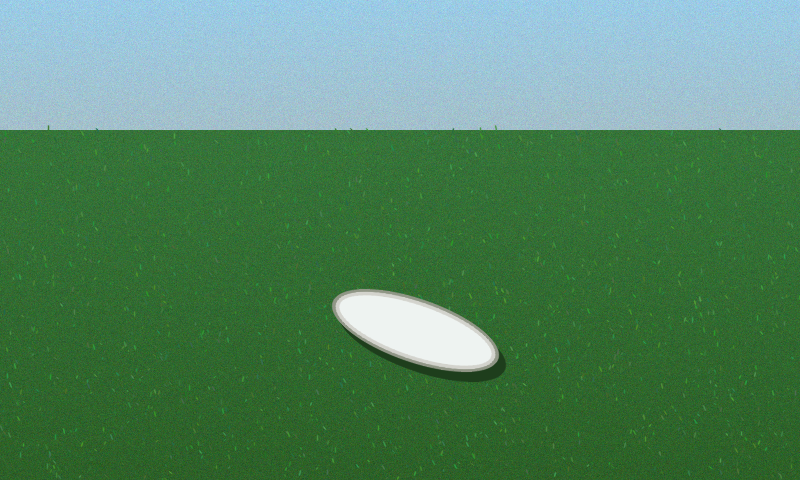
#> input picture Detect/samples/02_angled_white_disc.png, 800 x 480 px
$ jupyter execute ground_frisbee_demo.ipynb   (older library calls are emulated)
#> lines starting #> are read from the running program, lines starting #| are printed output that depends on the picture; after the words box and inside, x2 and y2 are one past the last pixel; in counts of white or black regions, pixels touching at a corner belong together
#> further down, frame is the input picture: shape (480, 800, 3); mean B, G, R 98, 134.2, 83
### Detect/detector/__init__.py
"""White discs detected across the full image with contour ellipses.

This is a classical computer-vision heuristic, not a trained object classifier.
All coordinates refer to the input BGR image.
"""

from __future__ import annotations

from dataclasses import dataclass

import cv2
import numpy as np


@dataclass(frozen=True)
class DetectorSettings:
    rgb_sum_min: int = 160  # R + G + B, range 0-765
    channel_difference_max: int = 55  # max(R,G,B) - min(R,G,B), range 0-255
    min_radius: int = 10
    max_radius: int = 200
    min_ellipse_ratio: float = 0.65
    min_area: int = 150
    min_white_fraction: float = 0.48
    processing_width: int = 640  # landscape width; portrait swaps width/height


@dataclass(frozen=True)
class Candidate:
    center: tuple[int, int]
    axes: tuple[int, int]    # semiaxes, pixels (NOT diameters)
    angle: float           # angle in degrees
    method: str
    score: float           # heuristic 0-1 shape/white match, NOT probability

    # [6 lines left out: function bounds, not called in this run]


def prepare_frame(frame: np.ndarray, processing_width: int = 640) -> np.ndarray:
    """Fit into processing_width × 3/4 width, swapping axes for portrait.

    Black letterboxing preserves the aspect ratio for sources that are not 4:3.
    Candidate coordinates and pixel-based settings refer to this prepared frame.
    """
#> called with processing_width = 640
    if frame is None or frame.ndim != 3 or frame.shape[2] != 3 or not frame.size:
        raise ValueError("Expected a non-empty OpenCV BGR image with three channels")
    height, width = frame.shape[:2]
    if not isinstance(processing_width, int) or processing_width < 4 or processing_width % 4:
        raise ValueError("processing_width must be a positive multiple of 4")
    short_side = processing_width * 3 // 4
    target_width, target_height = (processing_width, short_side) if width >= height else (short_side, processing_width)
    if (width, height) == (target_width, target_height):
        return frame
    scale = min(target_width / width, target_height / height)
    resized_width = max(1, min(target_width, round(width * scale)))
    resized_height = max(1, min(target_height, round(height * scale)))
    resized = cv2.resize(
        frame, (resized_width, resized_height),
        interpolation=cv2.INTER_AREA if scale < 1 else cv2.INTER_LINEAR,
    )
    left = (target_width - resized_width) // 2
    top = (target_height - resized_height) // 2
    return cv2.copyMakeBorder(
        resized, top, target_height - resized_height - top,
        left, target_width - resized_width - left, cv2.BORDER_CONSTANT, value=(0, 0, 0),
    )
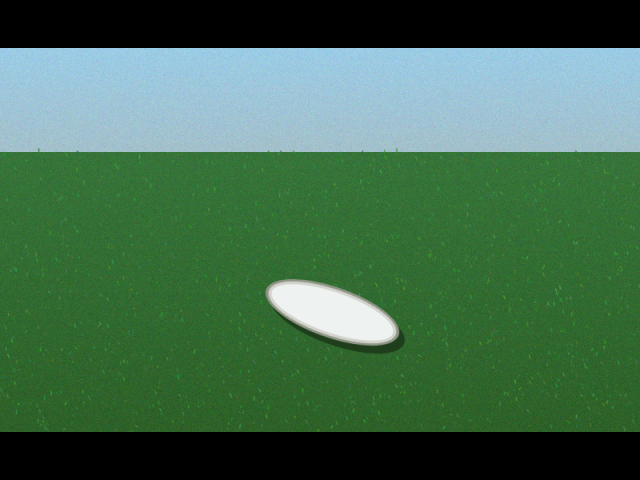
#> returned value: shape (480, 640, 3); mean of channels 0, 1, 2 78.4, 107.4, 66.4; drawn as B, G, R


# [11 lines left out: functions _disk_mask, _fraction_white, not called in this run]


def preprocess(frame: np.ndarray, cfg: DetectorSettings) -> tuple[np.ndarray, np.ndarray]:
    """Return raw RGB threshold mask and cleaned detection mask, both uint8."""
    if frame is None or frame.ndim != 3 or frame.shape[2] != 3:
        raise ValueError("Expected an OpenCV BGR image with three channels")

    # Sum/spread are invariant to BGR channel order. Promote before summing
    # so bright pixels (up to 765) cannot overflow an 8-bit value.
    b, g, r = cv2.split(frame)
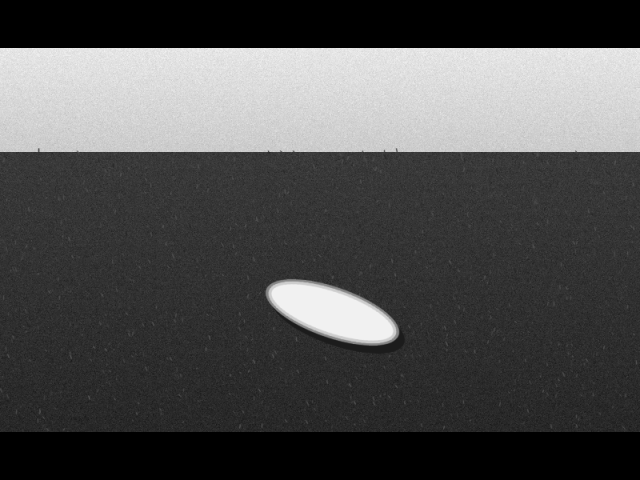
#> b: shape (480, 640); min 0, max 243, mean 78.4
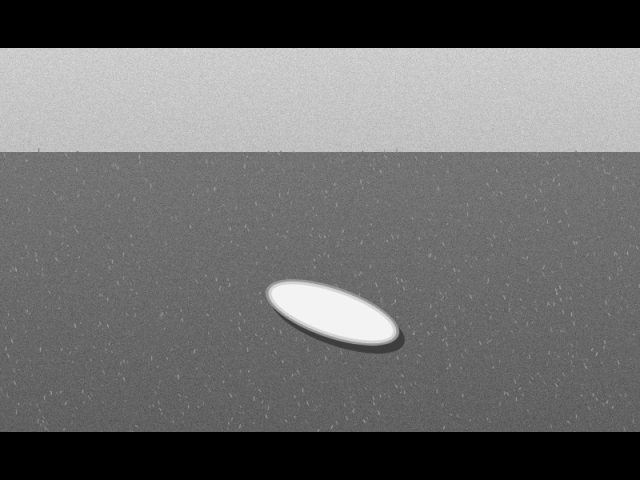
#> g: shape (480, 640); min 0, max 243, mean 107.4
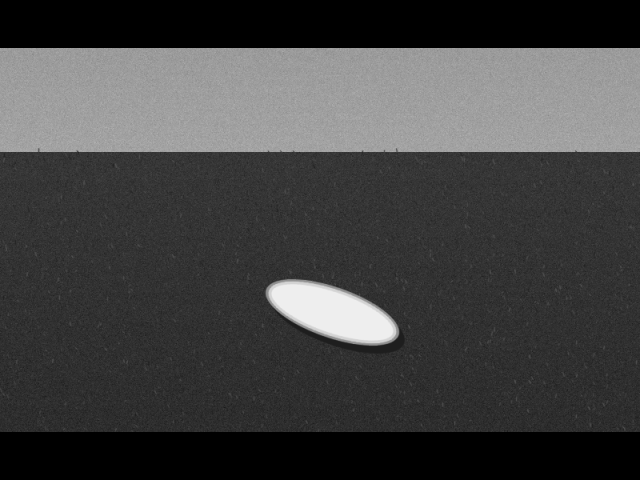
#> r: shape (480, 640); min 0, max 238, mean 66.4
    brightness = cv2.add(cv2.add(b, g, dtype=cv2.CV_16U), r, dtype=cv2.CV_16U)
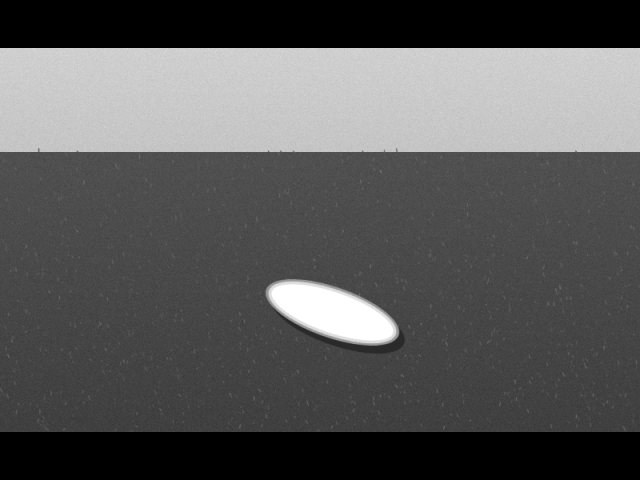
#> brightness: shape (480, 640) uint16; min 0, max 722, mean 252.2; drawn with min black and max white
    difference = cv2.subtract(cv2.max(cv2.max(b, g), r), cv2.min(cv2.min(b, g), r))
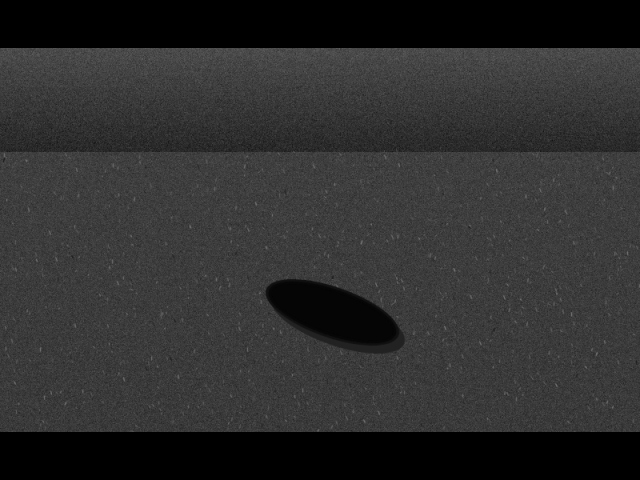
#> difference: shape (480, 640); min 0, max 109, mean 46.7
    threshold_mask = cv2.bitwise_and(
        cv2.inRange(brightness, cfg.rgb_sum_min, 765),
        cv2.inRange(difference, 0, cfg.channel_difference_max),
    )
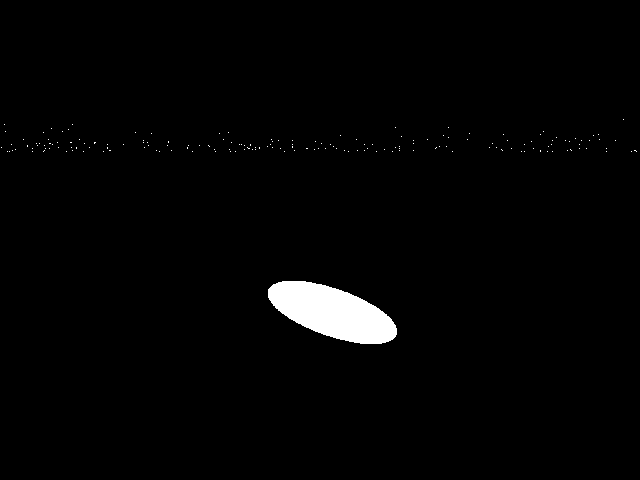
#> threshold_mask: shape (480, 640); 1.7% white; 173 white regions (172 under 20 px), largest, box (x1, y1, x2, y2) and area: (268, 281, 397, 344) 5104
    mask = cv2.morphologyEx(threshold_mask, cv2.MORPH_OPEN, np.ones((3, 3), np.uint8))
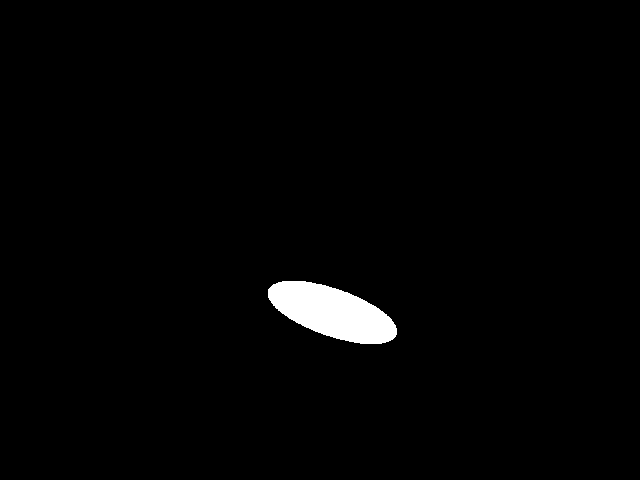
#> mask: shape (480, 640); 1.7% white; 1 white region
    mask = cv2.morphologyEx(mask, cv2.MORPH_CLOSE, np.ones((5, 5), np.uint8))
    return threshold_mask, mask


def find_ellipses(frame: np.ndarray, white_mask: np.ndarray, cfg: DetectorSettings) -> list[Candidate]:
    """Fit contours of thresholded white regions, then validate ellipse geometry."""
    contours, _ = cv2.findContours(white_mask, cv2.RETR_EXTERNAL, cv2.CHAIN_APPROX_NONE)
#> contours = 1 contour; box (x1, y1, x2, y2) and area: (268, 281, 397, 344) 4962
    out: list[Candidate] = []
    image_area = frame.shape[0] * frame.shape[1]

    for contour in contours:
        if len(contour) < 5:
            continue
        area = float(cv2.contourArea(contour))
        if area < cfg.min_area or area > image_area * 0.25:
            continue

        (cx, cy), (width, height), angle = cv2.fitEllipse(contour)
        semi_major = max(width, height) / 2
        semi_minor = min(width, height) / 2
        ratio = semi_minor / max(1.0, semi_major)
        equivalent_radius = np.sqrt(semi_major * semi_minor)
        if not cfg.min_radius <= equivalent_radius <= cfg.max_radius:
            continue
        if ratio < cfg.min_ellipse_ratio:
            continue

        # Reject irregular contours whose points do not follow the fitted ellipse.
        points = contour[:, 0, :].astype(np.float32) - (cx, cy)
        theta = np.deg2rad(angle)
        local_x = points[:, 0] * np.cos(theta) + points[:, 1] * np.sin(theta)
        local_y = -points[:, 0] * np.sin(theta) + points[:, 1] * np.cos(theta)
        radii = np.hypot(local_x / max(width / 2, 1e-6), local_y / max(height / 2, 1e-6))
        if float(np.mean(np.abs(radii - 1))) > 0.12:
            continue
        center = (int(round(cx)), int(round(cy)))
        axes = (max(1, int(round(width / 2))), max(1, int(round(height / 2))))
        # Validate only the candidate's bounding patch, rather than allocating
        # and scanning several full-frame masks per contour.
        reach = int(np.ceil(max(axes) * 1.25)) + 2
        x0, y0 = max(0, center[0] - reach), max(0, center[1] - reach)
        x1, y1 = min(frame.shape[1], center[0] + reach + 1), min(frame.shape[0], center[1] + reach + 1)
        patch = white_mask[y0:y1, x0:x1]
        local_center = (center[0] - x0, center[1] - y0)
        filled_ellipse = _disk_mask(patch.shape, local_center, axes, angle)
        whiteness = _fraction_white(patch, filled_ellipse)
        if whiteness < cfg.min_white_fraction:
            continue

        ellipse_area = max(1.0, np.pi * axes[0] * axes[1])
        shape_fill = min(1.0, area / ellipse_area)
        if shape_fill < 0.58:
            continue
        outer = _disk_mask(patch.shape, local_center, (int(axes[0] * 1.25), int(axes[1] * 1.25)), angle)
        ring = cv2.subtract(outer, filled_ellipse)
        outside_white = _fraction_white(patch, ring)
        if outside_white > 0.65:
            continue

        score = float(np.clip(0.5 * whiteness + 0.3 * shape_fill + 0.2 * (1 - outside_white), 0, 1))
        out.append(Candidate(center, axes, float(angle), "Ellipse", score))
#> this loop made 1 pass
#> (area, cx, cy, width, height, angle, semi_major, semi_minor) on pass 1: (4962.5, 332, 311.9, 46.72, 135.4, 109, 67.69, 23.36)
#> after the loop, out = []

    return _suppress_overlapping_ellipses(out)


def _suppress_overlapping_ellipses(candidates: list[Candidate]) -> list[Candidate]:
    """Keep the strongest detection for overlapping fitted ellipses."""
    chosen: list[Candidate] = []
    for candidate in sorted(candidates, key=lambda d: d.score, reverse=True):
        rect = (candidate.center, (candidate.axes[0] * 2, candidate.axes[1] * 2), candidate.angle)
        duplicate = False
        for other in chosen:
            other_rect = (other.center, (other.axes[0] * 2, other.axes[1] * 2), other.angle)
            _, intersection = cv2.rotatedRectangleIntersection(rect, other_rect)
            if intersection is None:
                continue
            overlap = cv2.contourArea(intersection)
            union = 4 * (candidate.axes[0] * candidate.axes[1] + other.axes[0] * other.axes[1]) - overlap
            if overlap / max(union, 1.0) > 0.5:
                duplicate = True
                break
        if not duplicate:
            chosen.append(candidate)
#> this loop made 0 passes
#> after the loop, chosen = []
    return chosen


def detect(frame: np.ndarray, cfg: DetectorSettings) -> tuple[list[Candidate], dict[str, np.ndarray]]:
    """Find white discs using contour ellipses."""
    threshold_mask, mask = preprocess(frame, cfg)
    candidates = find_ellipses(frame, mask, cfg)
#> candidates = []
    return candidates[:20], {"threshold_mask": threshold_mask, "white_mask": mask}


def draw_detections(frame: np.ndarray, candidates: list[Candidate], cfg: DetectorSettings) -> np.ndarray:
    """Draw detections on a copy of the BGR input image."""
    result = frame.copy()

    for index, candidate in enumerate(candidates, start=1):
        color = (75, 225, 80)
        cv2.ellipse(result, candidate.center, candidate.axes, candidate.angle, 0, 360, color, 3)
        cv2.circle(result, candidate.center, 3, (255, 80, 180), -1)
        text = f"#{index} {candidate.method}: {candidate.score:.2f}"
        cv2.putText(result, text, (candidate.center[0] - candidate.axes[0],
                                  max(20, candidate.center[1] - max(candidate.axes) - 8)),
                    cv2.FONT_HERSHEY_SIMPLEX, 0.55, color, 2, cv2.LINE_AA)
    return result

### Detect/ground_frisbee_demo.ipynb
# 🥏 Ground frisbee detection with classical CV

Part 1: no learned model. Threshold RGB brightness sum and channel differences, then fit ellipses to the cleaned binary mask.

**Prerequisite:** in the project folder, run `pip install -r requirements.txt jupyterlab`.

[cell 1]
from pathlib import Path
import cv2
import numpy as np
from PIL import Image
from IPython.display import display
from detector import DetectorSettings, detect, draw_detections, prepare_frame

ROOT = Path.cwd()
print("Working directory:", ROOT)

## 1. Choose an example and tune white segmentation

Change the values below and re-run the cells to tune the white mask.

[cell 2]
image_path = ROOT / "samples" / "02_angled_white_disc.png"

settings = DetectorSettings(
    rgb_sum_min=435,
    channel_difference_max=30,
    min_radius=12,
    max_radius=120,
)

frame = cv2.imread(str(image_path))
assert frame is not None, f"Cannot read {image_path}"
frame = prepare_frame(frame)
display(Image.fromarray(cv2.cvtColor(frame, cv2.COLOR_BGR2RGB)))

## 2. Run detection and see the result

The match score is a simple heuristic, **not a probability** that an object is a frisbee.

[cell 3]
detections, debug = detect(frame, settings)
#> detections = []; debug = 2 items
annotated = draw_detections(frame, detections, settings)
print("Ground frisbee-like candidate found:", bool(detections))
#| Ground frisbee-like candidate found: False
for i, candidate in enumerate(detections, 1):
    print(i, candidate)
display(Image.fromarray(cv2.cvtColor(annotated, cv2.COLOR_BGR2RGB)))

## 3. Inspect the RGB threshold mask and cleaned detection mask

[cell 4]
print("RGB threshold mask:")
display(Image.fromarray(debug["threshold_mask"]))
print("Cleaned detection mask:")
display(Image.fromarray(debug["white_mask"]))

## 4. Compare strict and relaxed channel differences

[cell 5]
from dataclasses import replace

for difference_limit in [15, 30, 60]:
    config = replace(settings, channel_difference_max=difference_limit)
    found, debug = detect(frame, config)
    print(f"Maximum channel difference {difference_limit}: {len(found)} candidates")
    display(Image.fromarray(debug["white_mask"]))
    display(Image.fromarray(cv2.cvtColor(draw_detections(frame, found, config), cv2.COLOR_BGR2RGB)))
#> this loop made 3 passes
#| Maximum channel difference 15: 0 candidates
#| Maximum channel difference 30: 0 candidates
#| Maximum channel difference 60: 0 candidates
#> pass 3, in preprocess (call 4), `threshold_mask = cv2.bitwise_and( cv2.inRange(brightness, cfg.rgb_sum_..`:
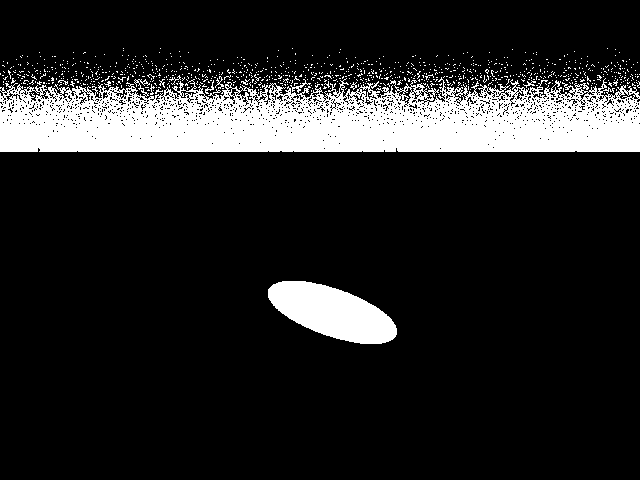
#> threshold_mask: shape (480, 640); 14.2% white; 920 white regions (908 under 20 px), largest, box (x1, y1, x2, y2) and area: (0, 77, 640, 152) 36128, (268, 281, 397, 344) 5104, (290, 79, 311, 93) 61
#> pass 3, in preprocess (call 4), `mask = cv2.morphologyEx(mask, cv2.MORPH_CLOSE, np.ones((5, 5), np.uint..`:
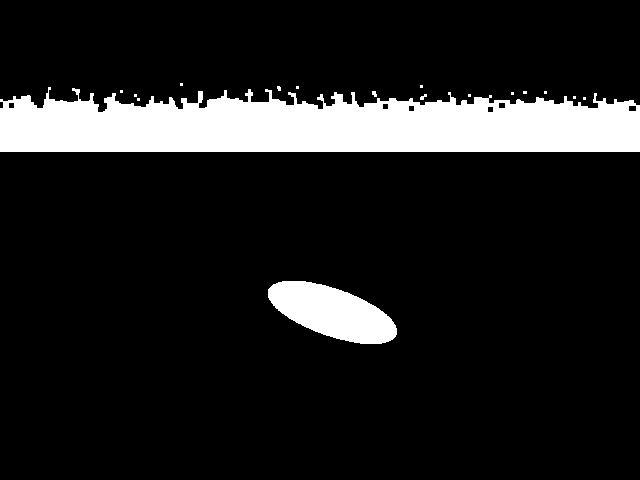
#> mask: shape (480, 640); 12.3% white; 17 white regions (13 under 20 px), largest, box (x1, y1, x2, y2) and area: (0, 87, 640, 152) 32452, (268, 281, 397, 344) 5104, (420, 94, 427, 100) 24, (372, 91, 377, 97) 23

## Next: real camera frames

Place a still frame from your camera in this folder, then change `image_path` above. The detector searches the entire image.

For an interactive web app run `python -m streamlit run website/app.py`. For continuous video run `python -m camera.webcam --input 0`.

$ run again, with Detect/samples/01_round_white_disc.png copied over Detect/samples/02_angled_white_disc.png
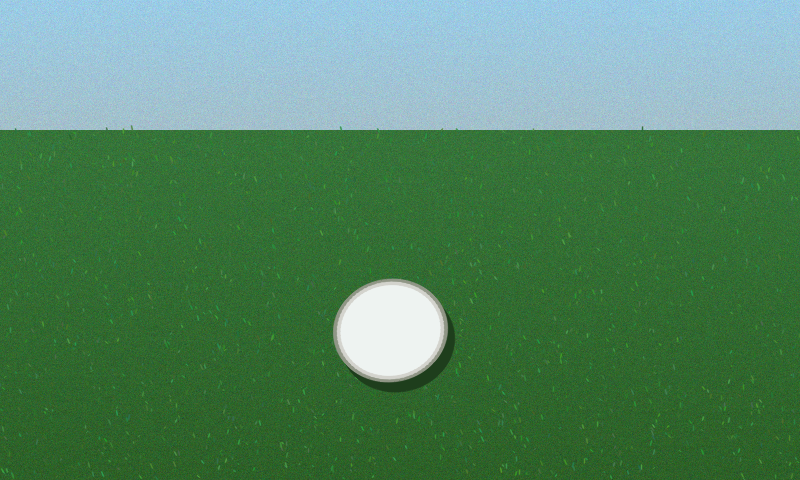
#> input picture Detect/samples/01_round_white_disc.png, 800 x 480 px
#> frame is the input picture: shape (480, 800, 3); mean B, G, R 98.4, 134.5, 83.3
#> threshold_mask: shape (480, 640); 1.8% white; 172 white regions (171 under 20 px), largest, box (x1, y1, x2, y2) and area: (268, 272, 356, 352) 5477
#> mask: shape (480, 640); 1.8% white; 1 white region
#> contours = 1 contour; box (x1, y1, x2, y2) and area: (269, 272, 356, 352) 5354
#> the loop in find_ellipses, `for contour in contours:` made 1 pass
#> (area, cx, cy, width, height, angle, semi_major, semi_minor) on pass 1: (5353.5, 311.9, 311.8, 78.68, 86.7, 80.95, 43.35, 39.34)
#> after the loop in find_ellipses, `for contour in contours:`: out = 1 item
#> the loop in _suppress_overlapping_ellipses, `for candidate in sorted(candidates, key=lambda d: d.score, reverse=Tru..` made 1 pass
#> rect on pass 1: ((312, 312), (78, 86), 80.95)
#> `detections, debug = detect(frame, settings)`: debug = 2 items
#> the loop in draw_detections, `for index, candidate in enumerate(candidates, start=1):` made 1 pass
#> (index, color, text) on pass 1: (1, (75, 225, 80), '#1 Ellipse: 0.99')
#> after the loop in draw_detections, `for index, candidate in enumerate(candidates, start=1):`:
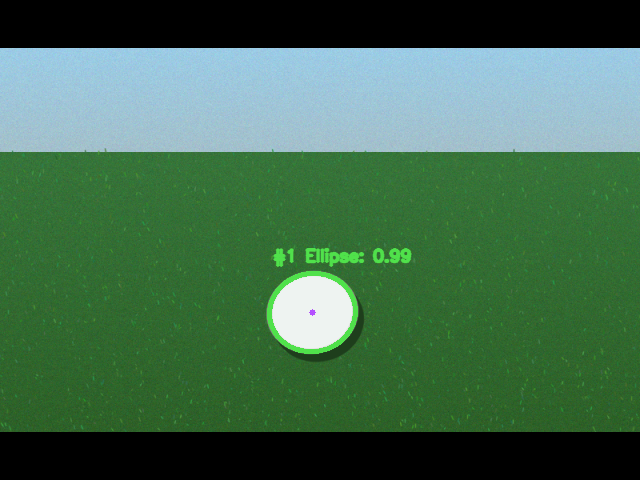
#> result: shape (480, 640, 3); mean B, G, R 78.4, 108.2, 66.4
#| Ground frisbee-like candidate found: True
#> the loop `for i, candidate in enumerate(detections, 1):` made 1 pass
#> i on pass 1: 1
#> (printed output is left out)
#> the loop `for difference_limit in [15, 30, 60]:` made 3 passes
#| Maximum channel difference 15: 1 candidates
#| Maximum channel difference 30: 1 candidates
#| Maximum channel difference 60: 1 candidates
#> pass 3, in preprocess (call 4), `mask = cv2.morphologyEx(threshold_mask, cv2.MORPH_OPEN, np.ones((3, 3)..`:
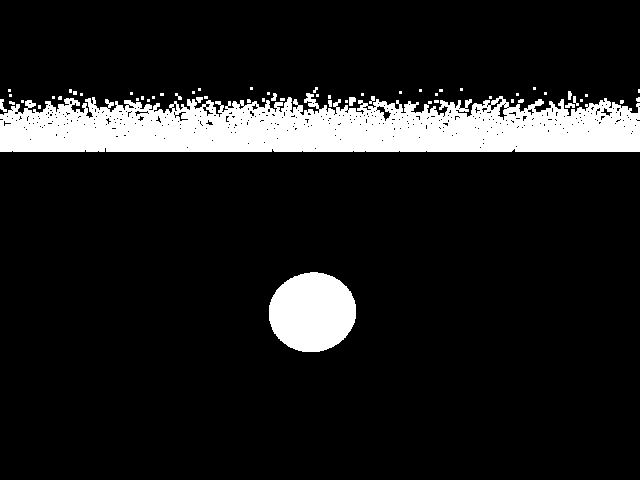
#> mask: shape (480, 640); 11.5% white; 59 white regions (46 under 20 px), largest, box (x1, y1, x2, y2) and area: (0, 93, 640, 152) 28839, (269, 272, 356, 352) 5475, (349, 97, 356, 106) 50
